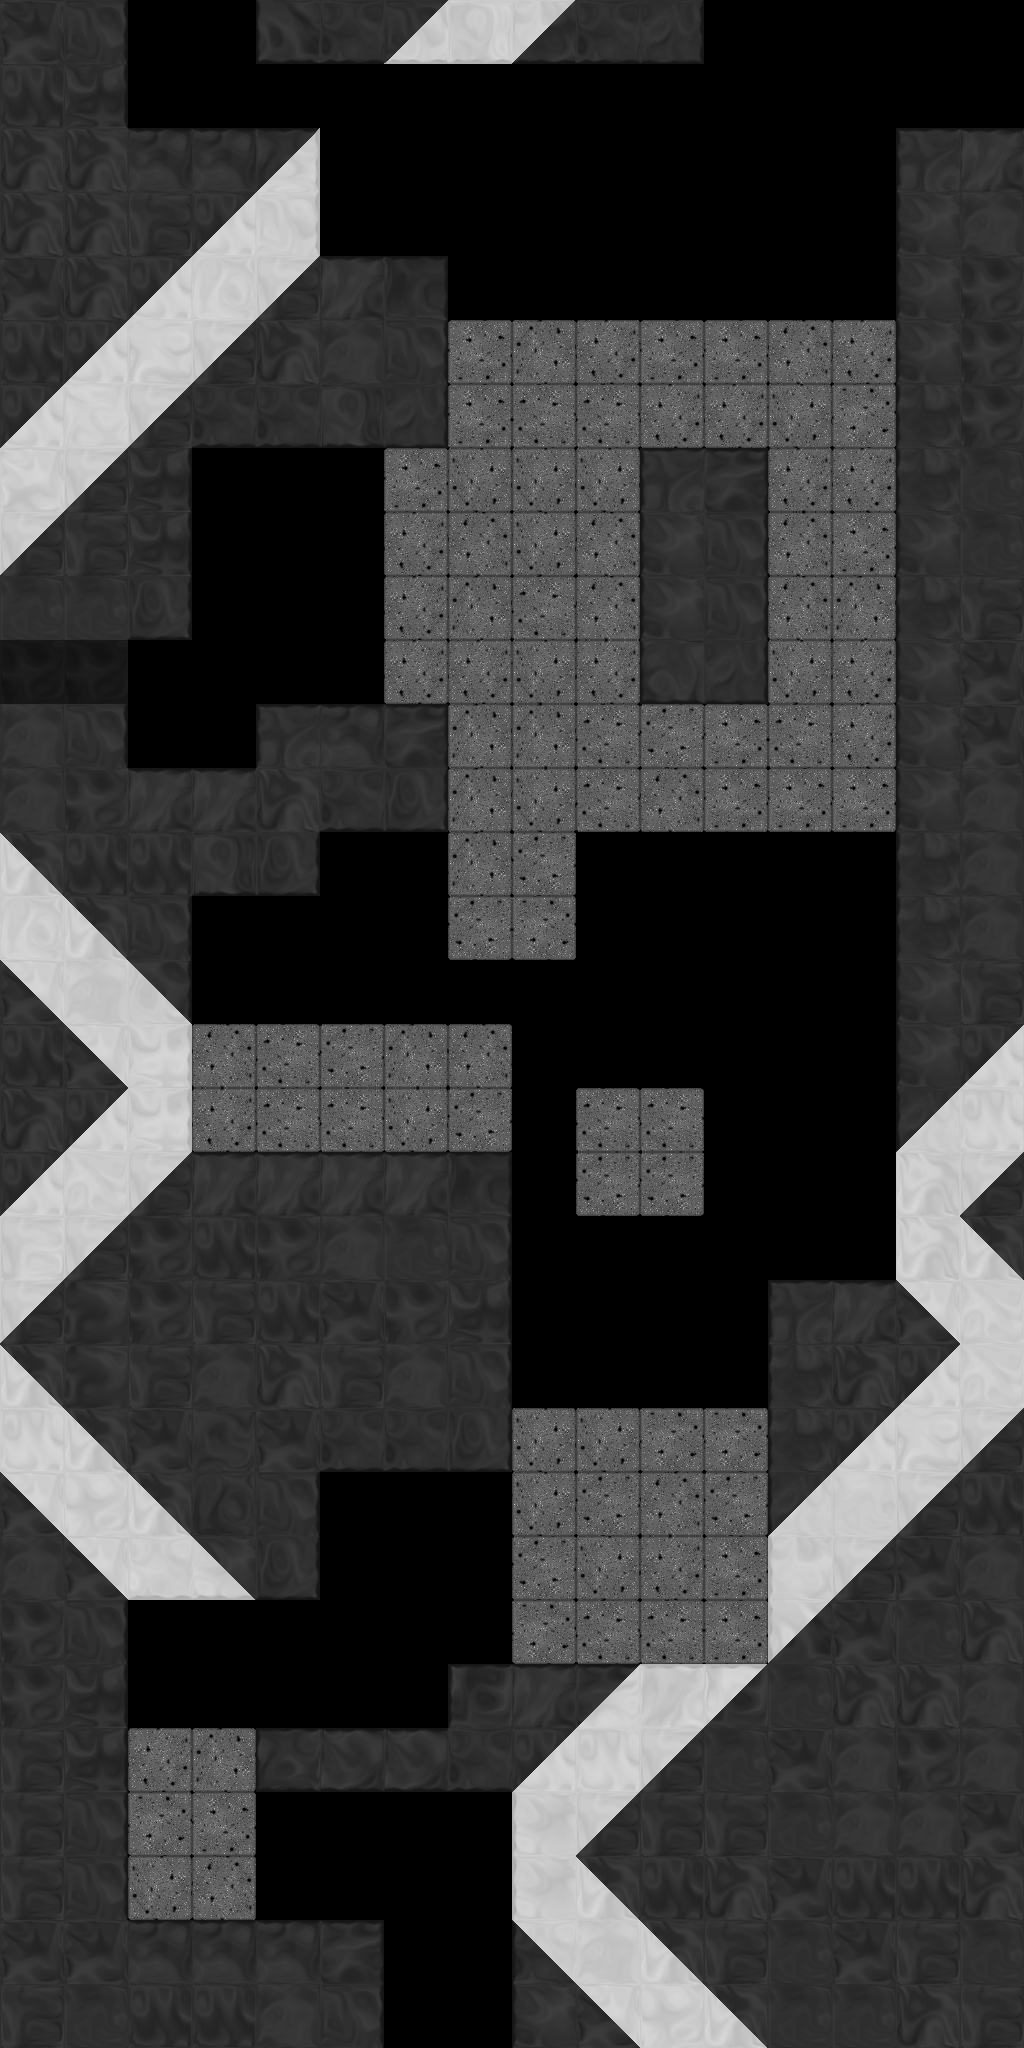

This is a level from a 2D game, rendered from its Tiled map with the project's own tilesets. A one-line summary and the complete map file follow:
An orthogonal 16x32 tile map with 64x64 px tiles, 2 tile layers (backTile, tile), 6 tilesets and 4 objects (3x Exit, EyebotRed).

<map version="1.0" orientation="orthogonal" width="16" height="32" tilewidth="64" tileheight="64">
 <properties>
  <property name="bg" value="bg_tall" />
  <property name="bgParallaxX" value=".8" />
  <property name="bgParallaxY" value=".8" />
  <property name="music" value="level_blue" />
 </properties>
 <tileset firstgid="1" source="tiles/black_tiles.tsx" />
 <tileset firstgid="50" source="tiles/white_tiles.tsx" />
 <tileset firstgid="99" source="tiles/mixed_tiles.tsx" />
 <tileset firstgid="211" source="tiles/glass_tiles.tsx" />
 <tileset firstgid="260" source="tiles/black_indestructable.tsx" />
 <tileset firstgid="310" source="tiles/sand_tiles.tsx" />
 <layer name="backTile" width="16" height="32" opacity="0.51">
  <data encoding="csv">
0,0,0,0,0,0,0,0,0,0,0,0,0,0,0,0,
0,0,0,0,0,0,0,0,0,0,0,0,0,0,0,0,
0,0,0,0,0,0,0,0,0,0,0,0,0,0,0,0,
0,0,0,0,0,0,0,0,0,0,0,0,0,0,0,0,
0,0,0,0,0,0,0,0,0,0,0,0,0,0,0,0,
0,0,0,0,0,0,0,0,0,0,0,0,0,0,0,0,
0,0,0,0,0,0,0,0,0,0,0,0,0,0,0,0,
0,0,0,0,0,0,0,0,0,0,0,0,0,0,0,0,
0,0,0,0,0,0,0,0,0,0,0,0,0,0,0,0,
0,0,0,0,0,0,0,0,0,0,0,0,0,0,0,0,
5,5,0,0,0,0,0,0,0,0,0,0,0,0,0,0,
0,0,0,0,0,0,0,0,0,0,0,0,0,0,0,0,
0,0,0,0,0,0,0,0,0,0,0,0,0,0,0,0,
0,0,0,0,0,0,0,0,0,0,0,0,0,0,0,0,
0,0,0,0,0,0,0,0,0,0,0,0,0,0,0,0,
0,0,0,0,0,0,0,0,0,0,0,0,0,0,0,0,
0,0,0,0,0,0,0,0,0,0,0,0,0,0,0,0,
0,0,0,0,0,0,0,0,0,0,0,0,0,0,0,0,
0,0,0,0,0,0,0,0,0,0,0,0,0,0,0,0,
0,0,0,0,0,0,0,0,0,0,0,0,0,0,0,0,
0,0,0,0,0,0,0,0,0,0,0,0,0,0,0,0,
0,0,0,0,0,0,0,0,0,0,0,0,0,0,0,0,
0,0,0,0,0,0,0,0,0,0,0,0,0,0,0,0,
0,0,0,0,0,0,0,0,0,0,0,0,0,0,0,0,
0,0,0,0,0,0,0,0,0,0,0,0,0,0,0,0,
0,0,0,0,0,0,0,0,0,0,0,0,0,0,0,0,
0,0,0,0,0,0,0,0,0,0,0,0,0,0,0,0,
0,0,0,0,0,0,0,0,0,0,0,0,0,0,0,0,
0,0,0,0,0,0,0,0,0,0,0,0,0,0,0,0,
0,0,0,0,0,0,0,0,0,0,0,0,0,0,0,0,
0,0,0,0,0,0,0,0,0,0,0,0,0,0,0,0,
0,0,0,0,0,0,0,0,0,0,0,0,0,0,0,0
</data>
 </layer>
 <objectgroup name="obj" width="16" height="32">
  <object type="EyebotRed" x="160" y="672" width="64" height="64">
   <ellipse />
  </object>
 </objectgroup>
 <layer name="tile" width="16" height="32">
  <data encoding="csv">
3,25,0,0,30,31,123,87,121,31,32,0,0,0,0,0,
4,26,0,0,0,0,0,0,0,0,0,0,0,0,0,0,
1,1,17,17,144,0,0,0,0,0,0,0,0,0,16,10,
1,1,2,102,74,0,0,0,0,0,0,0,0,0,22,6,
3,1,102,77,100,10,18,0,0,0,0,0,0,0,22,5,
4,102,91,100,1,6,25,314,313,311,314,314,315,311,22,5,
102,84,100,31,31,38,32,314,312,312,311,311,317,310,23,5,
52,100,26,0,0,0,314,317,317,317,16,11,311,311,23,7,
100,2,26,0,0,0,311,315,317,315,22,25,315,314,22,7,
7,7,39,0,0,0,311,313,312,315,22,25,315,313,23,2,
0,0,0,0,0,0,311,311,317,311,37,32,317,311,22,3,
6,25,0,0,16,17,11,313,313,312,316,314,312,311,22,3,
6,5,10,10,1,31,39,313,317,312,315,314,314,314,22,6,
99,4,4,38,39,0,0,313,316,0,0,0,0,0,23,6,
77,99,25,0,0,0,0,316,310,0,0,0,0,0,23,6,
101,55,113,0,0,0,0,0,0,0,0,0,0,0,22,2,
4,101,75,315,312,316,313,315,0,0,0,0,0,0,22,102,
1,102,75,311,312,312,317,316,0,312,312,0,0,0,130,53,
102,63,100,10,10,10,10,18,0,316,316,0,0,0,50,100,
51,100,5,4,5,6,7,25,0,0,0,0,0,0,50,99,
100,49,5,2,4,3,5,26,0,0,0,0,16,10,101,63,
99,49,2,6,1,2,6,25,0,0,0,0,23,1,102,63,
53,99,3,21,3,31,31,39,317,317,310,310,23,102,91,100,
101,54,99,28,25,0,0,0,317,316,315,316,130,56,100,4,
6,101,80,120,39,0,0,0,316,317,311,314,72,100,3,6,
5,25,0,0,0,0,0,0,310,312,312,314,128,3,7,1,
5,26,0,0,0,0,0,9,10,109,59,107,7,1,1,6,
2,26,311,313,46,45,45,31,102,53,100,7,3,6,5,6,
2,25,310,314,0,0,0,0,71,100,2,2,7,6,6,3,
2,25,317,315,0,0,0,0,71,99,4,1,3,4,4,1,
3,3,17,17,17,11,0,0,129,55,99,2,7,3,2,7,
2,7,4,4,6,25,0,0,22,101,54,99,7,7,1,2
</data>
 </layer>
 <objectgroup name="front" width="16" height="32">
  <object type="Exit" x="384" y="1984" width="128" height="64">
   <properties>
    <property name="mapTo" value="multEyebots" />
    <property name="right" value="false" />
    <property name="springJump" value="true" />
   </properties>
  </object>
  <object type="Exit" x="128" y="0" width="128" height="64">
   <properties>
    <property name="mapTo" value="useShooter" />
    <property name="right" value="true" />
    <property name="springJump" value="false" />
   </properties>
  </object>
  <object type="Exit" x="0" y="640" width="64" height="64">
   <properties>
    <property name="mapTo" value="secret2" />
   </properties>
  </object>
 </objectgroup>
</map>
